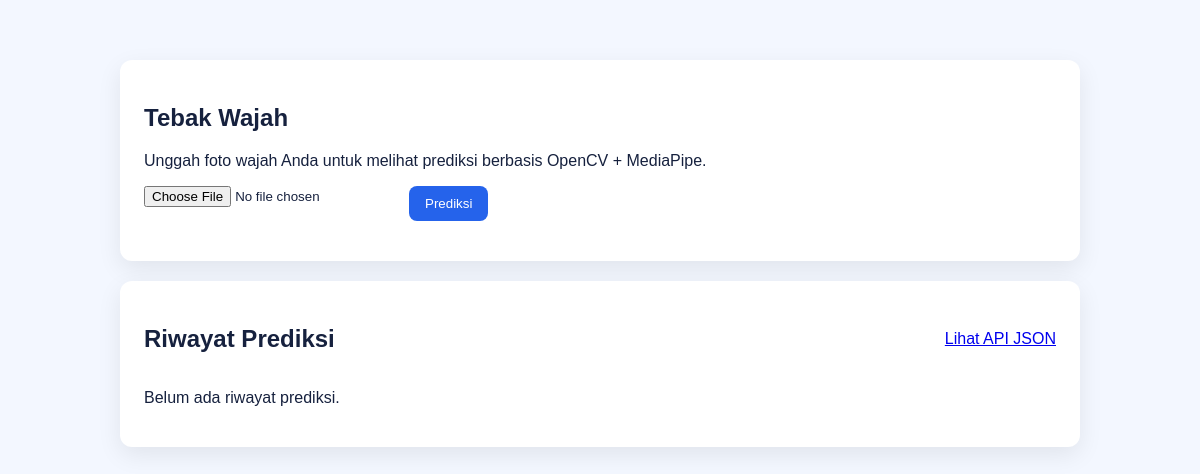
Before: / with the older database file.
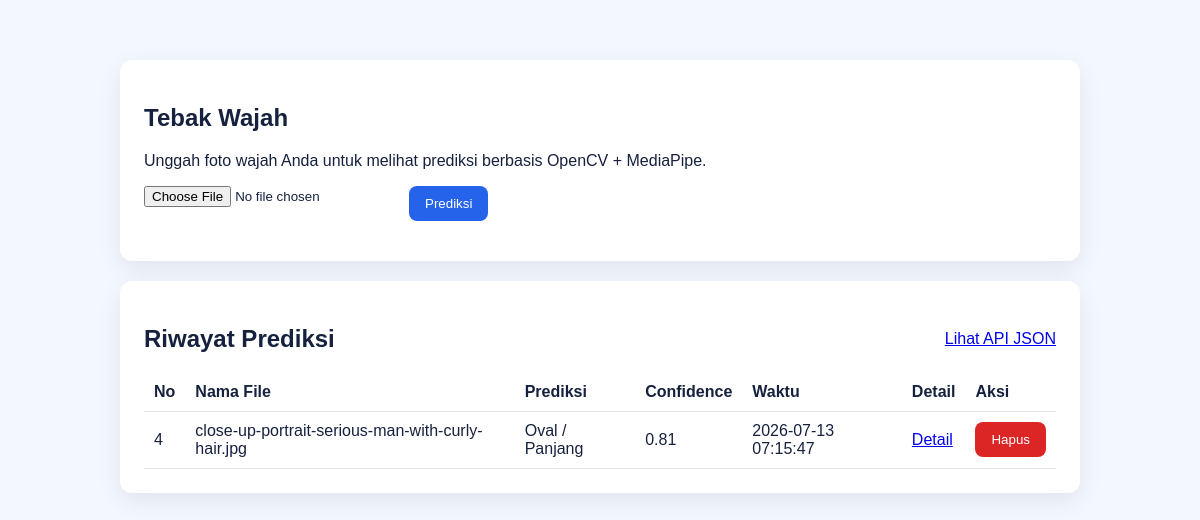
After: the same page with the newer database file.
### tables this page shows
CREATE TABLE predictions (
            id INTEGER PRIMARY KEY AUTOINCREMENT,
            filename TEXT NOT NULL,
            prediction TEXT NOT NULL,
            confidence REAL NOT NULL,
            created_at TIMESTAMP DEFAULT CURRENT_TIMESTAMP
        , image_path TEXT, details TEXT, face_width REAL DEFAULT 0, face_height REAL DEFAULT 0, forehead_width REAL DEFAULT 0, jaw_width REAL DEFAULT 0);

### app.py (the view, shortened to what this page needs)
@app.route("/", methods=["GET", "POST"])
def index():
    history = get_predictions()
    return render_template("index.html", history=history, prediction=None, confidence=None, uploaded_name=None, prediction_id=None)

### database/db.py (called while the page is built)
def get_connection():
    DB_PATH.parent.mkdir(parents=True, exist_ok=True)
    conn = sqlite3.connect(DB_PATH)
    conn.row_factory = sqlite3.Row
    return conn

def get_predictions(limit=10):
    conn = get_connection()
    rows = conn.execute(
        """
        SELECT id, filename, prediction, confidence, created_at, image_path, details, face_width, face_height, forehead_width, jaw_width
        FROM predictions ORDER BY id DESC LIMIT ?
        """,
        (limit,),
    ).fetchall()
    conn.close()
    return [dict(row) for row in rows]

### templates/index.html (shortened to what this page needs)
<!doctype html>
<html lang="id">
  <head>
    <link rel="stylesheet" href="{{ url_for('static', filename='css/style.css') }}" />
  </head>
  <body>
    <main class="container">
      <section class="card">
        <h1>Tebak Wajah</h1>
        <p>Unggah foto wajah Anda untuk melihat prediksi berbasis OpenCV + MediaPipe.</p>
        <form action="{{ url_for('index') }}" method="post" enctype="multipart/form-data">
          <input type="file" name="file" accept="image/*" required />
          <button type="submit">Prediksi</button>
        </form>
      </section>
      <section class="card">
        <div class="history-head">
          <h2>Riwayat Prediksi</h2>
          <a href="{{ url_for('api_history') }}">Lihat API JSON</a>
        </div>
        {% if history %}
          <table>
            <thead>
              <tr>
                <th>No</th>
                <th>Nama File</th>
                <th>Prediksi</th>
                <th>Confidence</th>
                <th>Waktu</th>
                <th>Detail</th>
                <th>Aksi</th>
              </tr>
            </thead>
            <tbody>
              {% for item in history %}
                <tr>
                  <td>{{ item.id }}</td>
                  <td>{{ item.filename }}</td>
                  <td>{{ item.prediction }}</td>
                  <td>{{ item.confidence }}</td>
                  <td>{{ item.created_at }}</td>
                  <td><a href="{{ url_for('detail_result', prediction_id=item.id) }}">Detail</a></td>
                  <td>
                    <form action="{{ url_for('delete_history', prediction_id=item.id) }}" method="post" class="inline-form">
                      <button class="danger" type="submit">Hapus</button>
                    </form>
                  </td>
                </tr>
              {% endfor %}
            </tbody>
          </table>
        {% else %}
          <p>Belum ada riwayat prediksi.</p>
        {% endif %}
      </section>
    </main>
  </body>
</html>

### static/css/style.css (style rules this page uses)
body { font-family: Arial, sans-serif; background: #f3f7ff; color: #16213e; margin: 0; padding: 0; }
.container { max-width: 960px; margin: 40px auto; padding: 20px; }
.card { background: #fff; border-radius: 12px; padding: 24px; box-shadow: 0 8px 24px rgba(0, 0, 0, 0.08); margin-bottom: 20px; }
form { display: flex; gap: 12px; flex-wrap: wrap; margin: 16px 0; }
button { background: #2563eb; color: white; border: none; border-radius: 8px; padding: 10px 16px; cursor: pointer; }
button.danger { background: #dc2626; }
.history-head { display: flex; justify-content: space-between; align-items: center; gap: 12px; }
.inline-form { margin: 0; }
table { width: 100%; border-collapse: collapse; }
th, td { border-bottom: 1px solid #e5e7eb; padding: 10px; text-align: left; }

Changed rows visible on the page:
added predictions: id "4", filename "close-up-portrait-serious-man-with-curly-hair.jpg", prediction "Oval / Panjang", confidence "0.81", created_at "2026-07-13 07:15:47"
Other visible differences:
text no longer shown: "Belum ada riwayat prediksi."
text now shown: "No Nama File Prediksi Confidence Waktu Detail Aksi"
